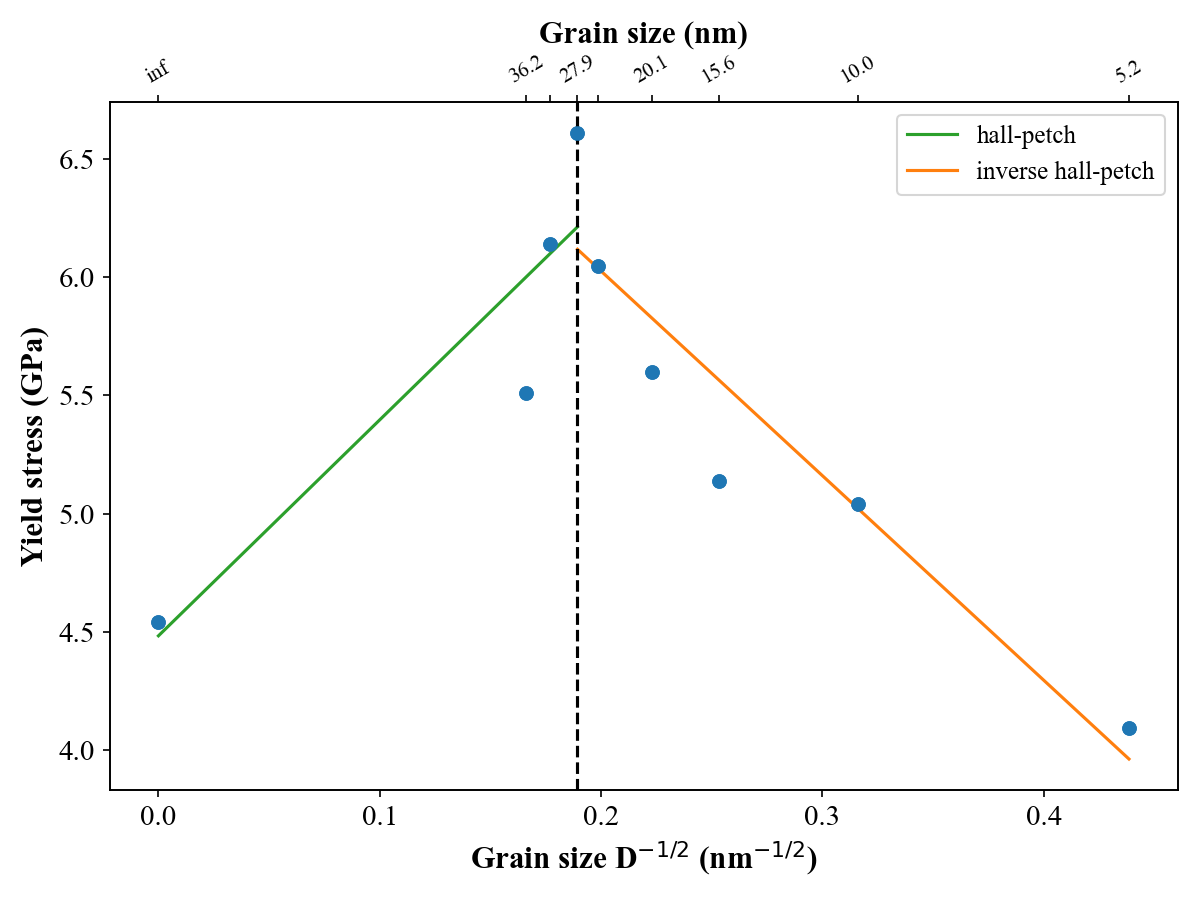

Python code for this plot:
# %%
import math

import matplotlib.pyplot as plt
import numpy as np
from matplotlib.ticker import MaxNLocator
from numpy import poly1d, polyfit

font = {'family': 'serif',
        'serif': 'Times New Roman',
        'weight': 'normal',
        'size': 10}
plt.rc('font', **font)

structure = ['5.2', '10.0', '15.6', '20.1', '', '27.9', '', '36.2', 'inf']
gs = [5.2, 10.0, 15.6, 20.1, 25.3, 27.9, 31.9, 36.2, float('inf')]
xlabel = 'grain size (nm)'
###########################################################################################################
data1 = np.genfromtxt('./T_Yield_strengths.dat')

#########################################################################################################
fig, ax5 = plt.subplots(tight_layout=True, figsize=(8, 6), dpi=150)

savename5 = "hall-petch.png"
xlabel5 = 'Grain size D$^{-1/2}$ (nm$^{-1/2}$)'
ylabel5 = 'Yield stress (GPa)'

mgs = []
for i in gs:
    print(i,math.sqrt(1/i))
    mgs.append(math.sqrt(1/i))

lns1 = ax5.scatter(mgs[:], data1[:,2])
ys = data1[:,2]
ys = ys.tolist()
print(mgs[-4:])
print(data1[-4:,2])
#print(ys.index(max(ys)))

#hall-petch
plt.plot(np.unique(mgs[-4:]), np.poly1d(np.polyfit(mgs[-4:], data1[-4:,2], 1))(np.unique(mgs[-4:])), color='tab:green', label='hall-petch')
coeff = polyfit(mgs[-4:], data1[-4:,2], 1)
print('hall-petch','σy = %.2f + (%.2f)*d^(-1/2)' % (coeff[1],coeff[0]))

#inverse hall-petch
plt.plot(np.unique(mgs[:-3]), np.poly1d(np.polyfit(mgs[:-3], data1[:-3,2], 1))(np.unique(mgs[:-3])), color='tab:orange', label='inverse hall-petch')
coeff = polyfit(mgs[:-3], data1[:-3,2], 1)
print('inverse hall-petch','σy = %.2f + (%.2f)*d^(-1/2)' % (coeff[1],coeff[0]))

#dash line
ax5.axvline(x=mgs[ys.index(max(ys))], ymin=0, ymax=1, linestyle = '--', color = 'k')

ax2 = ax5.twiny()
lns1 = ax2.scatter(mgs[:], data1[:,2])
plt.xticks(mgs[:],structure, rotation=30)
ax2.set_xlabel('Grain size (nm)', fontsize=15, fontweight='bold')

ax5.set_xlabel(xlabel5, fontsize=15, fontweight='bold')
ax5.set_ylabel(ylabel5, fontsize=15, fontweight='bold')

ax5.tick_params(axis='x', labelsize=14)
ax5.tick_params(axis='y', labelsize=14)

ax5.legend(loc='upper right', fontsize=12)

########################################################################################################
#fig = plt.figure(tight_layout=True, figsize=(8, 6), dpi=150)
#ax1 = fig.add_subplot(131)

#下標效果
#plt.xlabel('RR$_{n}$ (ms)', fontsize=20)

#上標效果
#plt.ylabel('RR$^{n+1}$ (ms)', fontsize=20)

#ax5.set_xlim(0.15, 0.45)
plt.savefig(savename5)
plt.show()

# %%
